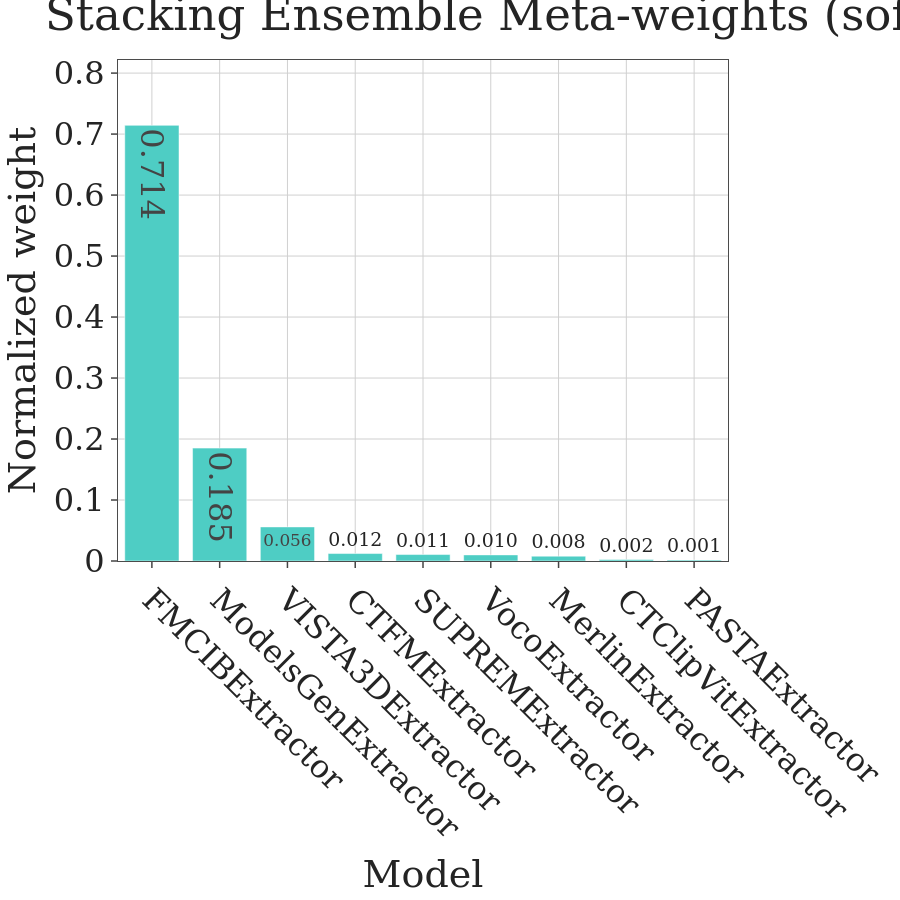

Write notebook code for a chart like this one.
### Code cell
# Visualize meta-learner weights from the last stacking run
if last_stacking_model is None:
    raise RuntimeError("Run the stacking ensemble cell before visualizing weights.")

meta_model = last_stacking_model['meta_model']
model_list = last_stacking_model['model_list']
coef = meta_model.coef_

n_models = len(model_list)
cols_per_model = coef.shape[1] // n_models

weight_rows = []
for idx, name in enumerate(model_list):
    start = idx * cols_per_model
    end = start + cols_per_model
    block = coef[0, start:end]
    weight_rows.append({
        "model": name,
        "meta_weight": float(np.mean(block))
    })

weight_df = pd.DataFrame(weight_rows)
weight_df['normalized'] = np.exp(weight_df['meta_weight']) / np.exp(weight_df['meta_weight']).sum()
weight_df = weight_df.sort_values('normalized', ascending=False)

fig = go.Figure()
fig.add_trace(go.Bar(
    x=weight_df['model'],
    y=weight_df['normalized'],
    marker_color='#4ECDC4',
    text=[f"{w:.3f}" for w in weight_df['normalized']],
    textposition='auto'
))
apply_r_style(fig, font_size=32)
fig.update_layout(
    title='Stacking Ensemble Meta-weights (softmax-normalized coefficients)',
    xaxis_title='Model',
    yaxis_title='Normalized weight',
    height=FIG_SIZE,
    width=FIG_SIZE,
    template='simple_white',
    xaxis_tickangle=45,
)
fig.update_yaxes(range=[0, weight_df['normalized'].max() * 1.15])

fig.write_image(PLOTS_DIR / f"luna_stacking_weights.png")

fig.show()

print("Raw meta coefficients (per-model mean):")
print(weight_df[['model', 'meta_weight']].to_string(index=False))

### Figure 1 — Plotly figure (JSON) as saved in the notebook; plotly's stock layout.template omitted (floating-point values rounded to 4 significant figures)
{"data": [{"marker": {"color": "#4ECDC4"}, "text": ["0.714", "0.185", "0.056", "0.012", "0.011", "0.010", "0.008", "0.002", "0.001"], "textposition": "auto", "type": "bar", "x": ["FMCIBExtractor", "ModelsGenExtractor", "VISTA3DExtractor", "CTFMExtractor", "SUPREMExtractor", "VocoExtractor", "MerlinExtractor", "CTClipVitExtractor", "PASTAExtractor"], "y": [0.7143, 0.1851, 0.05587, 0.01223, 0.01059, 0.01003, 0.007934, 0.002449, 0.001476]}], "layout": {"font": {"family": "DejaVu Serif", "size": 32}, "height": 900, "margin": {"b": 60, "l": 60, "r": 40, "t": 60}, "paper_bgcolor": "white", "plot_bgcolor": "white", "title": {"text": "Stacking Ensemble Meta-weights (softmax-normalized coefficients)"}, "width": 900, "xaxis": {"gridcolor": "#D0D0D0", "linecolor": "#4B4B4B", "mirror": true, "showgrid": true, "tickangle": 45, "ticklen": 6, "ticks": "outside", "tickwidth": 1.5, "title": {"text": "Model"}, "zeroline": false}, "yaxis": {"gridcolor": "#D0D0D0", "linecolor": "#4B4B4B", "mirror": true, "range": [0, 0.8215], "showgrid": true, "ticklen": 6, "ticks": "outside", "tickwidth": 1.5, "title": {"text": "Normalized weight"}, "zeroline": false}}}
